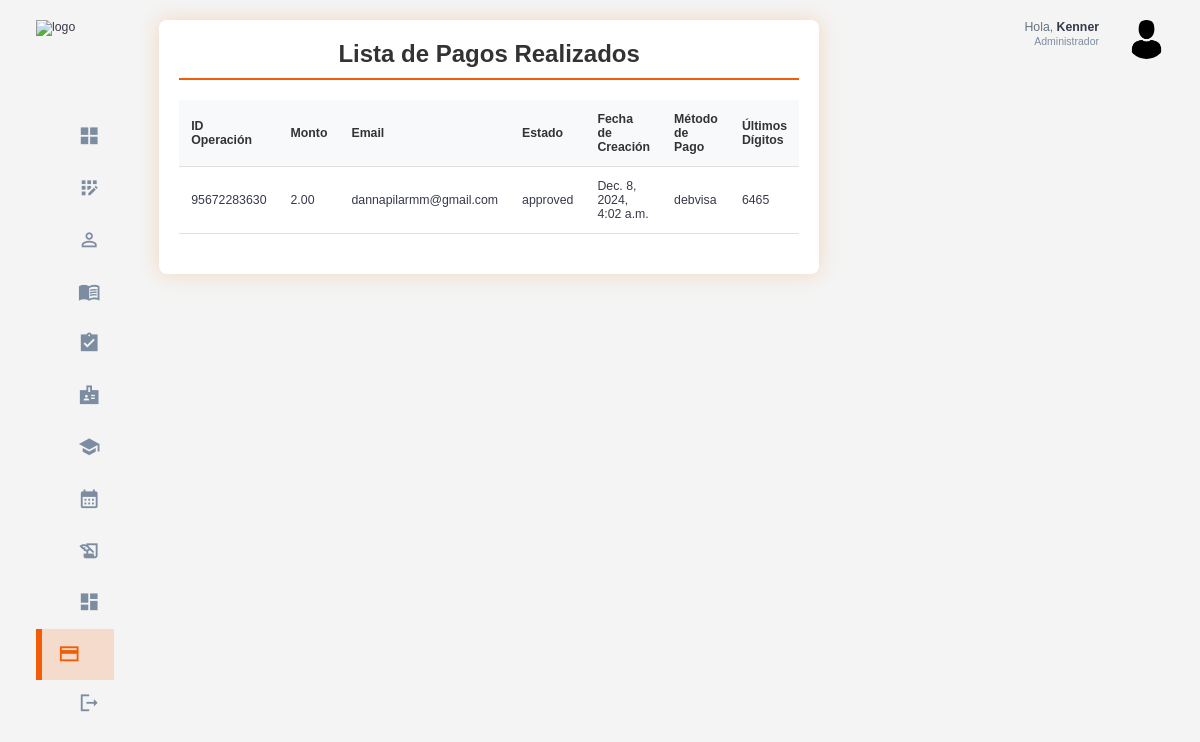
The app's page /pagos/pagos/ (signed in), older data.
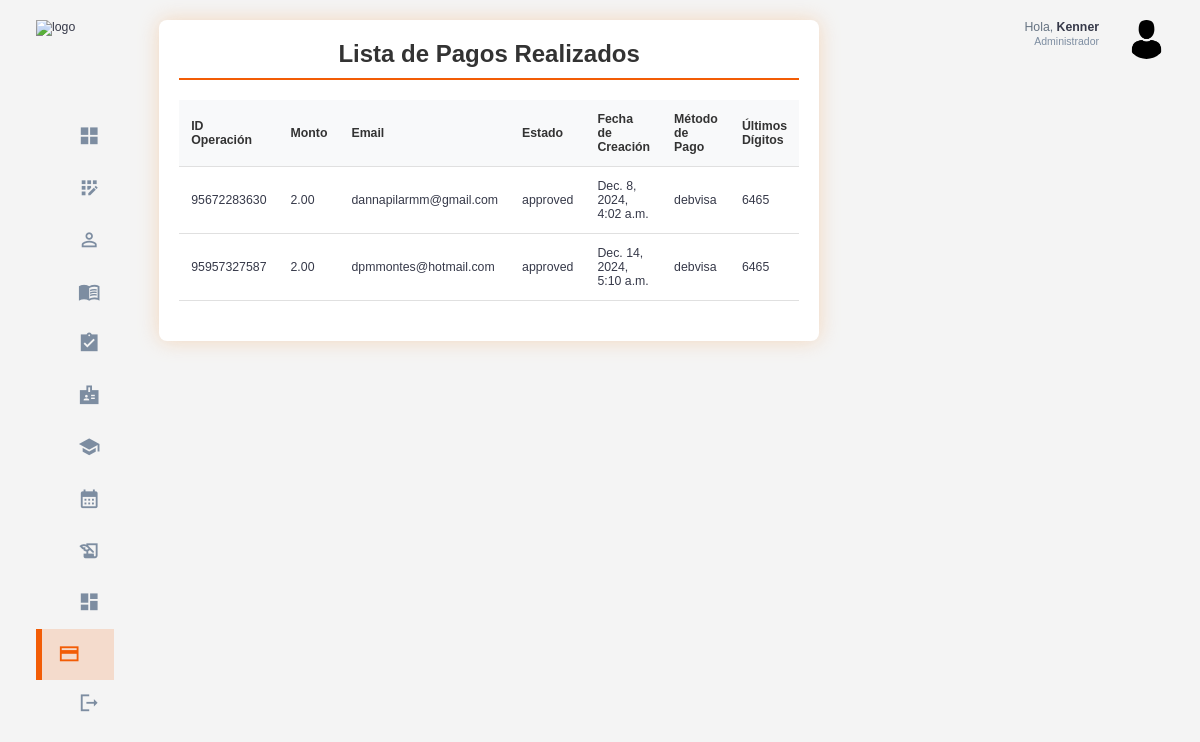
The same page, newer data.
### pagos/models.py (models this page shows, shortened)
class Pago(models.Model):
    numero_operacion = models.CharField(max_length=20, unique=True)
    estado = models.CharField(max_length=20)
    monto = models.DecimalField(max_digits=10, decimal_places=2)
    comprador_email = models.EmailField()
    fecha_pago = models.DateTimeField()
    metodo_pago = models.CharField(max_length=50)
    tarjeta_ultimos_digitos = models.CharField(max_length=4, null=True, blank=True)

### usuarios/models.py (models this page shows, shortened)
class Usuario(AbstractUser):
    id = models.AutoField(primary_key=True)
    rol = models.ForeignKey(Rol, on_delete=models.CASCADE, null=True, blank=False)

### usuarios/decorators.py (the view)
        def _wrapped_view(request, *args, **kwargs):
            if request.user.is_authenticated and (request.user.rol.nombre_rol == role or request.user.rol.is_admin):
                return view_func(request, *args, **kwargs)
            else:
                raise PermissionDenied  # Lanza un error si no tiene el rol correcto

### pagos/utils.py (called while the page is built)
def obtener_pagos_realizados():
    sdk = mercadopago.SDK(settings.MERCADOPAGO_ACCESS_TOKEN)
    fecha_fin = datetime.now()
    fecha_inicio = fecha_fin - timedelta(days=30)  # Últimos 30 días
    filtros = {
        "range": "date_created",
        "begin_date": fecha_inicio.strftime("%Y-%m-%dT%H:%M:%SZ"),
        "end_date": fecha_fin.strftime("%Y-%m-%dT%H:%M:%SZ"),
        "status": "approved",  # Solo pagos aprobados
        "sort": "date_created",
        "criteria": "desc",  # Ordenar de más reciente a más antiguo
    }
    respuesta = sdk.payment().search(filters=filtros)
    if respuesta["status"] == 200:
        pagos = respuesta["response"]["results"]
        registrar_pagos(pagos)  # Registrar los pagos en la base de datos
        return pagos
    else:
        return []

### pagos/views.py (called while the page is built)
@login_required
@role_required('Administrador')
def lista_pagos_admin(request):
    pagos = obtener_pagos_realizados()
    pagos = Pago.objects.all()
    return render(request, "pagos/lista_pagos.html", {"pagos": pagos})

### templates/pagos/lista_pagos.html (shortened to what this page needs)
{% extends 'base.html' %}
{% load static %}
{% block extra_css %}
    <link rel="stylesheet" href="{% static 'css/student_list.css' %}">
{% endblock %}
{% block content %}
<div class="student-list-container">
    <h2>Lista de Pagos Realizados</h2>
    <div class="table-responsive">
        <table class="student-table">
            <thead>
                <tr>
                    <th>ID Operación</th>
                    <th>Monto</th>
                    <th>Email</th>
                    <th>Estado</th>
                    <th>Fecha de Creación</th>
                    <th>Método de Pago</th>
                    <th>Últimos Dígitos</th>
                </tr>
            </thead>
            <tbody>
                {% for pago in pagos %}
                <tr>
                    <td>{{ pago.numero_operacion }}</td>
                    <td>{{ pago.monto }}</td>
                    <td>{{ pago.comprador_email }}</td>
                    <td>{{ pago.estado }}</td>
                    <td>{{ pago.fecha_pago }}</td>
                    <td>{{ pago.metodo_pago }}</td>
                    <td>{{ pago.tarjeta_ultimos_digitos }}</td>
                </tr>
                {% empty %}
                <tr>
                    <td colspan="8">No hay pagos registrados.</td>
                </tr>
                {% endfor %}
            </tbody>
        </table>
    </div>
</div>
{% endblock %}

### templates/base.html (shortened to what this page needs)
{% load static %}
<!DOCTYPE html>
<html lang="en">
<head>
    <link rel="stylesheet" href="{% static 'css/base.css' %}">
    {% block extra_css %}{% endblock %}
</head>
<body>
    <div class="container">
        <aside>
            <div class="top">
                <div class="logo">
                    <img src="/static/assets/logo_base.png" alt="logo">
                </div>
            </div>
            <div class="sidebar">
                <a href="{% url 'home_admin' %}" class="active">
                    <span class="material-icons-sharp">grid_view</span>
                </a>
                <a href="{% url 'registrar_usuario' %}" >
                    <span class="material-icons-sharp">app_registration</span>
                </a>
                <a href="{% url 'listar_estudiantes' %}">
                    <span class="material-icons-sharp">person_outline</span>
                </a>
                <a href="{% url 'listar_cursos' %}">
                    <span class="material-icons-sharp">menu_book</span>
                </a>
                <a href="{% url 'listar_estudiantes_historial' %}">
                    <span class="material-icons-sharp">assignment_turned_in</span>
                </a>
                <a href="{% url 'listar_profesores' %}">
                    <span class="material-icons-sharp">badge</span>
                </a>
                <a href="{% url 'listar_semestres' %}">
                    <span class="material-icons-sharp">school</span>
                </a>
                <a href="{% url 'listar_secciones' %}">
                    <span class="material-icons-sharp">calendar_month</span>
                <a href="{% url 'listar_matriculas' %}">
                    <span class="material-icons-sharp">history_edu</span>
                </a>
                <a href="{% url 'estadisticas_generales' %}">
                    <span class="material-icons-sharp">dashboard</span>
                <a href="{% url 'lista_pagos' %}">
                    <span class="material-icons-sharp">payment</span>
                </a>
                <a href="{% url 'signout' %}">
                    <span class="material-icons-sharp">logout</span>
                </a>
            </div>
        </aside>
        <main>
            {% block content %}
            {% endblock %}
        </main>
        <div class="right">
            <div class="top">
                <div class="profile">
                    <div class="info">
                        <p>Hola, <b>{{ request.user.username }}</b></p>
                        <small class="text-muted">Administrador</small>
                    </div>
                    <div class="profile-photo">
                        <img src="/static/assets/perfil_admin.png" alt="perfil_admin">
                    </div>
                </div>
            </div>
        </div>
    </div>
</body>
</html>

### static/css/base.css (style rules this page uses)
:root { --color-primary: #F25C05; --color-danger: #F26938; --color-success: #41f1b6; --color-warning: #F2A172; --color-white: #fff; --color-info-dark: #7d8da1; --color-info-light: #dce1eb; --color-dark: #363949; --color-light: #f2a1724f; --color-primary-variant: #8f5100; --color-dark-variant: #677483; --color-background: #f6f6f9; --card-border-radius: 2rem; --border-radius-1: 0.4rem; --border-radius-2: 0.8rem; --border-radius-3: 1.2rem; --card-padding: 1.8rem; --padding-1: 1.2rem; --box-shadow: 0 2rem 3rem var(--color-light) }
* { margin: 0; padding: 0; outline: 0; appearance: none; border: 0; text-decoration: none; list-style: none; box-sizing: border-box; }
html { font-size: 14px; }
body { width: 100vw; height: 100vh; font-family: Arial, sans-serif; font-size: 0.88rem; background: var(--color-background); user-select: none; overflow-x: hidden; color: var(--color-dark); }
.container { display: grid; width: 96%; margin: 0 auto; gap: 1.8rem; grid-template-columns: 16rem auto 23rem; }
a { color: var(--color-dark); }
img { display: block; width: 100%; }
h2 { font-size: 1.4rem; }
small { font-size: 0.75rem; }
.profile-photo { width: 2.8rem; height: 2.8rem; border-radius: 50%; overflow: hidden; }
.text-muted { color: var(--color-info-dark); }
p { color: var(--color-dark-variant); }
b { color: var(--color-dark); }
aside { height: 100vh; width: 16rem; }
aside .top { display: flex; align-items: center; justify-content: space-between; margin-top: 1.4rem; }
aside .logo { display: flex; gap: 0.8rem; }
aside .logo img { width: 12.5rem; height: 4.5rem; }
aside .sidebar { display: flex; flex-direction: column; height: 86vh; position: relative; top: 3rem; }
aside .sidebar a { display: flex; color: var(--color-info-dark); margin-left: 2rem; gap: 1rem; align-items: center; position: relative; height: 3.7rem; transition: all 300ms ease; padding: 0 1rem; white-space: nowrap; overflow: hidden; text-overflow: ellipsis; }
aside .sidebar a span { font-size: 1.6rem; transition: all 300ms ease; }
aside .sidebar a:last-child { position: absolute; bottom: 2rem; width: 100%; }
aside .sidebar a.active { background-color: var(--color-light); color: var(--color-primary); margin-left: 0; padding-left: calc(1rem - 3px); }
aside .sidebar a.active:before { content: ''; width: 6px; height: 100%; background: var(--color-primary); position: absolute; left: 0; }
aside .sidebar a.active span { color: var(--color-primary); margin-left: calc(1rem - 3px); }
main { margin-top: 1.4rem; }
.right { margin-top: 1.4rem; }
.right .top { display: flex; justify-content: end; gap: 2rem; }
.right .top .profile { display: flex; gap: 2rem; text-align: right; }
@media screen and (max-width: 1200px) { .container { width: 94%; grid-template-columns: 7rem auto 23rem; } }
@media screen and (max-width: 1200px) { aside .sidebar a { width: 5.6rem; } }
@media screen and (max-width: 1200px) { aside .sidebar a:last-child { position: relative; margin-top: 1.8rem; } }
@media screen and (max-width: 1200px) { aside .logo img { top: 10px; width: 8.2rem; height: 3.5rem; } }

### static/css/student_list.css (style rules this page uses)
body { margin: 0; padding: 0; font-family: Arial, sans-serif; background-color: #f4f4f4; }
.student-list-container { width: 100%; max-width: 1200px; margin: 0 auto; padding: 20px; background-color: #ffffff; border-radius: 8px; box-shadow: 0 0 20px rgba(243, 184, 128, 0.473); box-sizing: border-box; }
.student-list-container h2 { text-align: center; margin-bottom: 20px; padding-bottom: 10px; border-bottom: 2px solid #F25C05; color: #333; font-size: 24px; }
.table-responsive { overflow-x: auto; -webkit-overflow-scrolling: touch; }
.student-table { width: 100%; border-collapse: collapse; margin-bottom: 20px; }
.student-table th, .student-table td { padding: 12px; text-align: left; border-bottom: 1px solid #e0e0e0; }
.student-table th { background-color: #f8f9fa; font-weight: bold; color: #333; }

Row changes from the older to the newer data that the page shows:
added Pago: numero_operacion "95957327587", monto "2.00", comprador_email "dpmmontes@hotmail.com", estado "approved", fecha_pago "Dec. 14, 2024, 5:10 a.m.", metodo_pago "debvisa", tarjeta_ultimos_digitos "6465"
